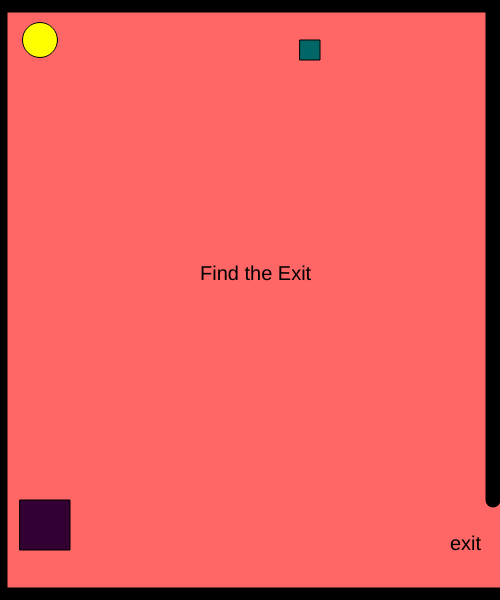
Frame 1 (no input)
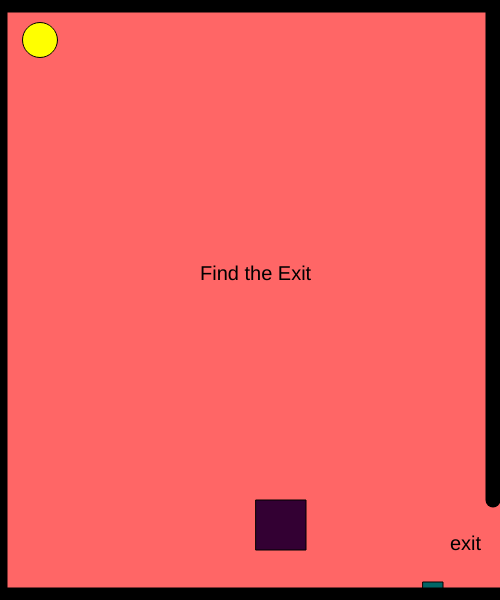
Frame 60 (no input)
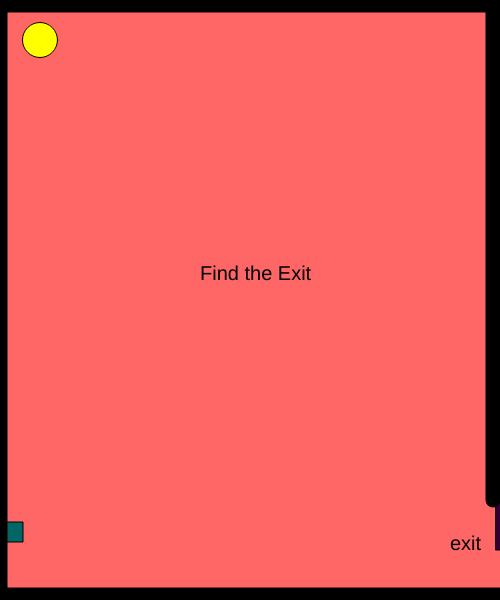
Frame 120 (the mouse pressed at the canvas centre since frame 60)

The p5.js sketch that drew these frames (run headless with seeded random() and noise() and a simulated clock; from frame 60 on, the mouse is pressed at the canvas centre):

// p5.js sketch
// ── sketch.js
var x = 40;
var y = 40;
//tealsquare
var tealx = 300
var tealy = 40
var  tealspeedx = Math.floor(Math.random() * (Math.floor(Math.random() * 8)) + 1);
 var tealspeedy = Math.floor(Math.random() * (Math.floor(Math.random() * 5)) + 1);
//purplesquare
var purplex = 20
var purpley = 500
var purplespeed = 4
//mouse
var mousex = 0
var mousey = 0
var circle2 = 55
//canvas
    function setup()
    {
      createCanvas(500,600);
      
    }
//player
    function draw()
{   
  background(255,102,102)
  strokeWeight(1);
  player(x,y)
  purpleObstacle()
  tealObstacle()
  mouseObstacle()
  tealMove()
  purpleMove()
  borders()
  if(x > 465 && y > 493)
  {
    youWin("yes")
  } else {
    youWin("no")
  }
  if(keyIsDown(68))
  {movePlayer("x","p")
  }
  if(keyIsDown(65))
  {movePlayer("x","n")
  }
    if(keyIsDown(87))
  {movePlayer("y","n")
  }
  if(keyIsDown(83))
  {movePlayer("y","p")
  }     

}
//mouse obstacle
function mouseClicked() 
    { 
      mousex = mouseX;
      mousey = mouseY;
    }
//player
 function player(x,y) 
  {
    var diameter = 35;
    fill(255,255,0);
    circle(x,y,diameter)
  }
//movePlayer
 function movePlayer (axis,direction){
   var dir=0
   if (direction == "p"){
     dir = 5
   } else{ 
     dir = -5
   }
   if (axis == "x"){
     x += dir
   } else {
     y += dir
   }
   
 }
//mouseObstacle
 function mouseObstacle ()
{
  if(mousex != 0)
  {
    fill(255,204,152)
    circle (mousex,mousey,circle2)
  }
}
//purpleObstacle
  function purpleObstacle()
{
  fill(51,0,51)
square(purplex,purpley,50)
}
//purpleMove
function purpleMove()
{
    purplex += purplespeed;
  if(purplex >= width)
  {
    purplex = -50
 }
}
//tealObstacle
 function tealObstacle()
{
  fill(0,102,102)
  square(tealx,tealy,20)
  
}
//tealMove
function tealMove ()
{
  tealy -= tealspeedy;
  tealx -= tealspeedx;
  
    if(tealx > width)
    {
        tealx = 0;
    }
    else if(tealx < -35)
    {
        tealx = width
    }
    if(tealy > height)
    {
        tealy = 0;
    }
    else if(tealy < 0)
    {
        tealy = height
    }
}
//borders
function borders()
{
  strokeWeight(15)
  line(0,0,0,600)
  line(493,0,493,500)
  line(0,595,595,595)
  line(0,5,500,5)
}
//You Win
function youWin(win)
{
  fill(0,0,0)
  textSize(20)
  text("exit",450,550)
  
  if(win == "yes")
  {text("You Win!", 215,280)}
  else{text("Find the Exit",200,280)
}
  
  
}
